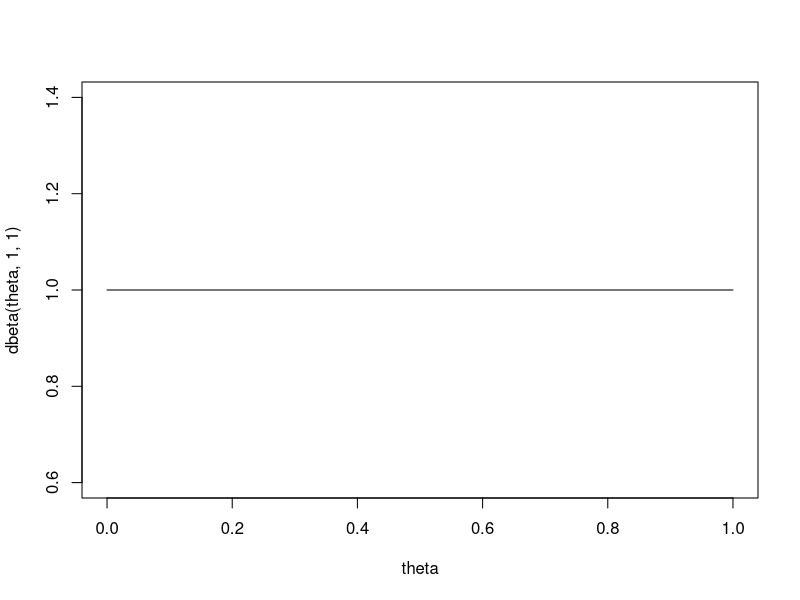
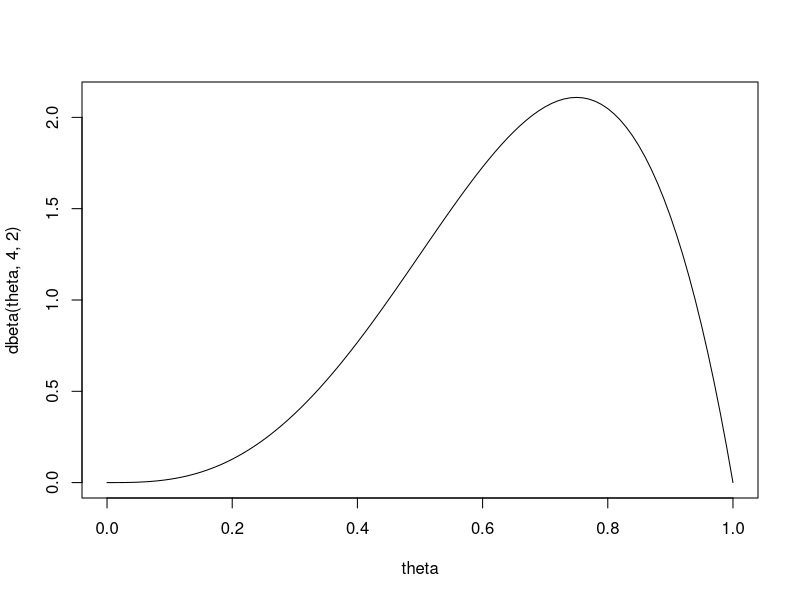
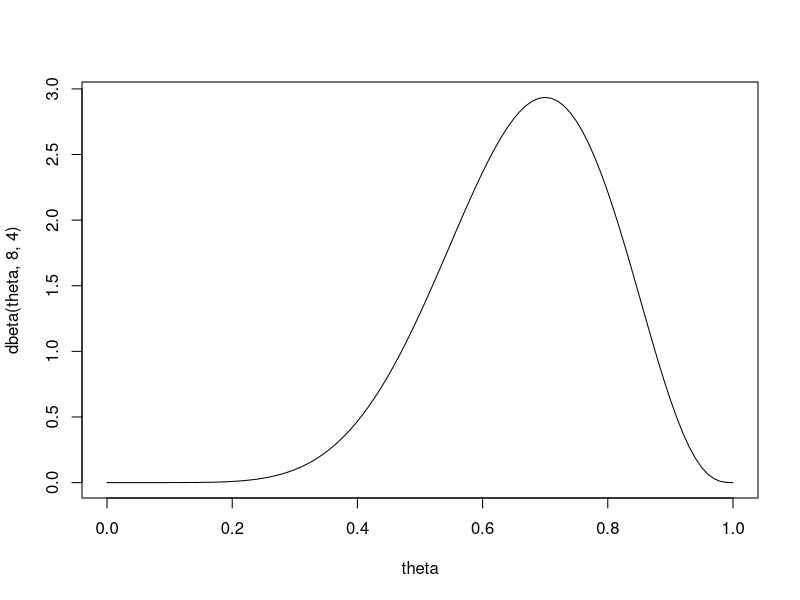
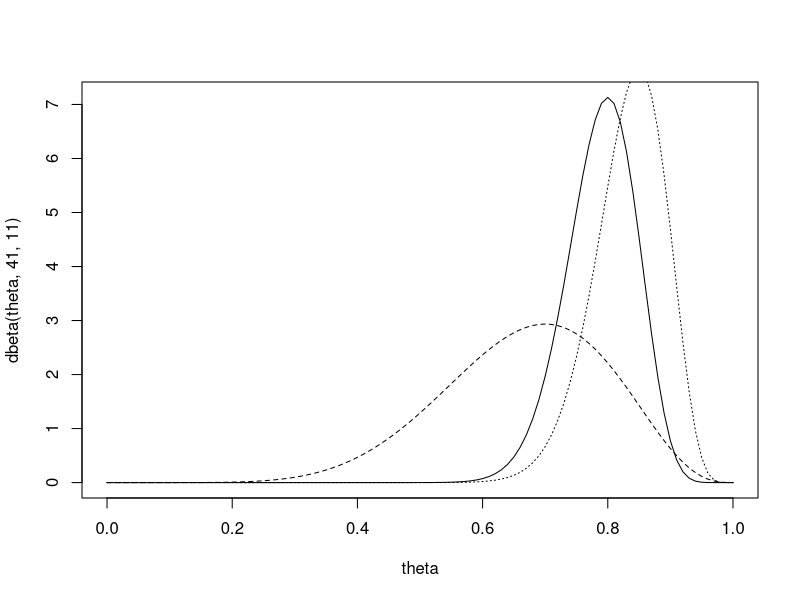
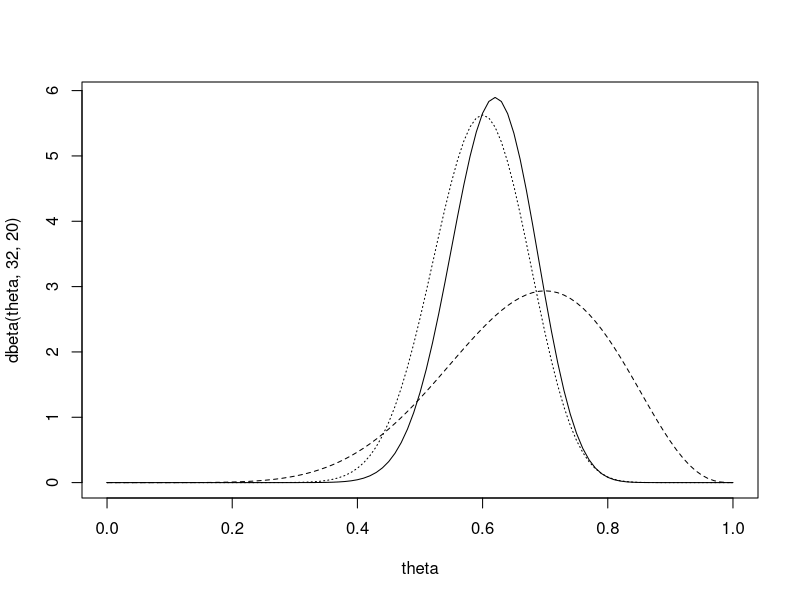

Generate these figures, in order, with R:
#We are giving 2 students a 4-choice examof 40 items. We think they weill do better than guessing randomly.
#1) what are the parameters of interest?
#2) what is our likelihood?
#3) what prior to use
#4) what is the prior probability P(theta>0.25)? >0.5? >0.8?
#5) Suppose the first student gets 33 right answers. What is the posterior distribution for theta1?
  #P(theta1>.25)? >0.5? >0.8? What is a 95% credible interval for theta1?
#6) Supose the second student gets 24 questions right. What is the posterior distribution for theta2? 
  #P(theta2>.25)? >0.5? >0.8? What is a 95% credible interval for theta1?
#7) What is the posterior probability that theta1 > theta2? i.e. first student has a higher chance of getting a question right

#Parameters: theta1, theta2 probability that student 1/2 gets a question right
#Likelihood: Binomial(40, theta) 
#assuming that each questions are independent and theta is constant for all questions

#The conjugate prior is beta prior.
theta=seq(from=0, to=1, by=0.01)
#uniform prior: 
plot(theta, dbeta(theta,1,1), type="l")
#we assume them to be correct about 2 times in 3 (a/a+b = 2/3): 
plot(theta, dbeta(theta,4,2), type="l") #there is still some mass below 0.25
plot(theta, dbeta(theta,8,4), type="l") #increase n_eff, we use this

#Find prior probabilities: 
theta_thresh = c(0.25,0.5,0.8)
sapply(theta_thresh, function(x){1-pbeta(x, 8, 4)}) #0.998, 0.886, 0.161

#Posterior distribution for theta1: Y1=33, n=40 (MLE: 33/40 = 0.825)
#Beta(8+33, 4+40-33) with posterior mean: 41/(41+11) = 0.788
plot(theta, dbeta(theta,41,11), type="l")
lines(theta, dbeta(theta,8,4), lty=2)
lines(theta, 44*dbinom(34, size=40, p=theta), lty=3)

#Find posterior probabilities for theta1:
sapply(theta_thresh, function(x){1-pbeta(x, 41, 11)}) #1, 0.99, 0.44
#Find equal-tailed 95% credible interval:
qbeta(0.025, 41,11)
qbeta(0.975, 41,11)
#theta1 between 0.67 and 0.89
  
  
#Posterior distribution for theta2: Y2=24, n=40 (MLE: 24/40 = 0.6)
#Beta(8+24, 4+40-24) with posterior mean: 32/(32+20) = 0.615
plot(theta, dbeta(theta,32,20), type="l")
lines(theta, dbeta(theta,8,4), lty=2)
lines(theta, 44*dbinom(24, size=40, p=theta), lty=3)

#Find posterior probabilities for theta2:
sapply(theta_thresh, function(x){1-pbeta(x, 32, 20)})   # 1, 0.95, 0.0012
#Find equal-tailed 95% credible interval:
qbeta(0.025, 32,20)
qbeta(0.975, 32,20)
#theta1 between 0.48 and 0.74

#Probability that theta1>theta2:
#Simulate by drawing 10000 samples from both posterior distributions of theta1 and theta2.
samples = 10000
theta1=rbeta(samples,41,11)
theta2=rbeta(samples,32,40)
mean(theta1>theta2)